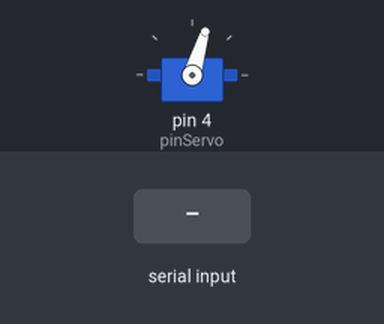
A sketch run on a simulated Arduino Uno, built with avr-gcc and run on an emulated ATmega328P. Parts: servo. The test bench sets the inputs (shaded band).

Above: at 1.5 s.
1.6 s: "90,45\n" received over Serial
At 2.8 s:
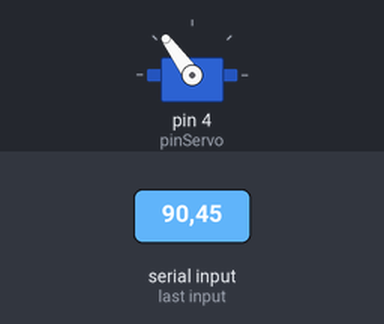
3.1 s: "200\n" received over Serial
At 3.9 s:
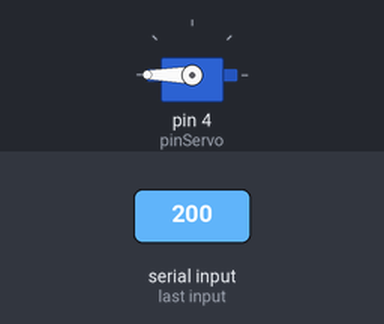
4.6 s: "0\n" received over Serial
At 5.1 s:
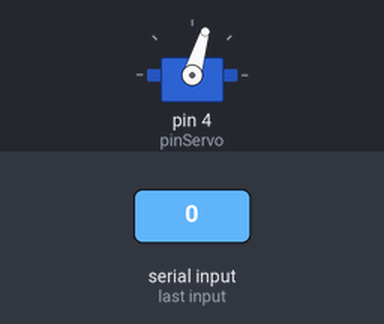
6.1 s: "90\n" received over Serial
At 7.4 s:
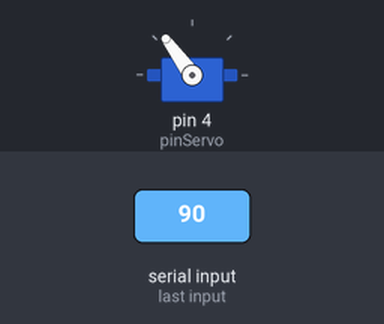
Timing chart, 0 to 8.6 s (numbered marks = the images above; inputs shaded):
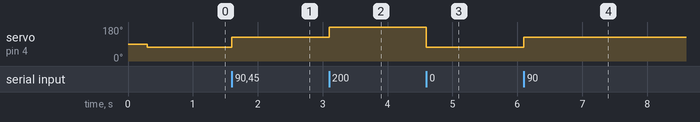

Measured:
- after the input at 1.6 s, servo on pin 4 (pinServo): 73° → 126° at once
- after the input at 3.1 s, servo on pin 4 (pinServo): 126° → 180° at once
- after the input at 4.6 s, servo on pin 4 (pinServo): 180° → 73° at once
- after the input at 6.1 s, servo on pin 4 (pinServo): 73° → 126° at once

The sketch:

ArduinoCaulkingGun.ino
```cpp
// (licence header left out)
#include <Servo.h>
Servo motor;

const int pinServo = 4;
const int pinPot = A1;
const int pinLed = 3;   // just for debug

int pot = 512;    // potentiometer reading
String text = ""; // string value from the serial port
int alpha = 0;    // gun trigger pression [0-99]
int muS = 1300;   // microseconds as input for the motor

bool MODE = 1;    // CHOOSE: 0 = potentiometer
                  //         1 = serial input
void setup(){
  Serial.begin(115200);
  motor.attach(pinServo);

  // JUST TO SEE EVERYTHING IS WORKING
  digitalWrite(pinLed,HIGH);
  delay(100);
  digitalWrite(pinLed,LOW);
  delay(100);
  digitalWrite(pinLed,HIGH);
  delay(100);
  digitalWrite(pinLed,LOW);

  motor.writeMicroseconds(muS);
  }

void loop(){
  if(MODE==0) { // POTENTIOMETER
    pot = analogRead(pinPot);
    muS = map(pot,20,1000,1300,1930); // 1400-1930
    motor.writeMicroseconds(muS);
    delay(10);
    } else { // SERIAL READING
      while (Serial.available() > 0) {
      char inChar = Serial.read();
      text += inChar;

      // if you get a newline
      if (inChar == '\n') {
        alpha = text.toInt();

        // MOTOR COMMAND
        muS = map(alpha,0,99,1300,1900); // 1400-1930
        motor.writeMicroseconds(muS);

        // clear the string for new input:
        text = "";
        }
      }
    }
  }
```
